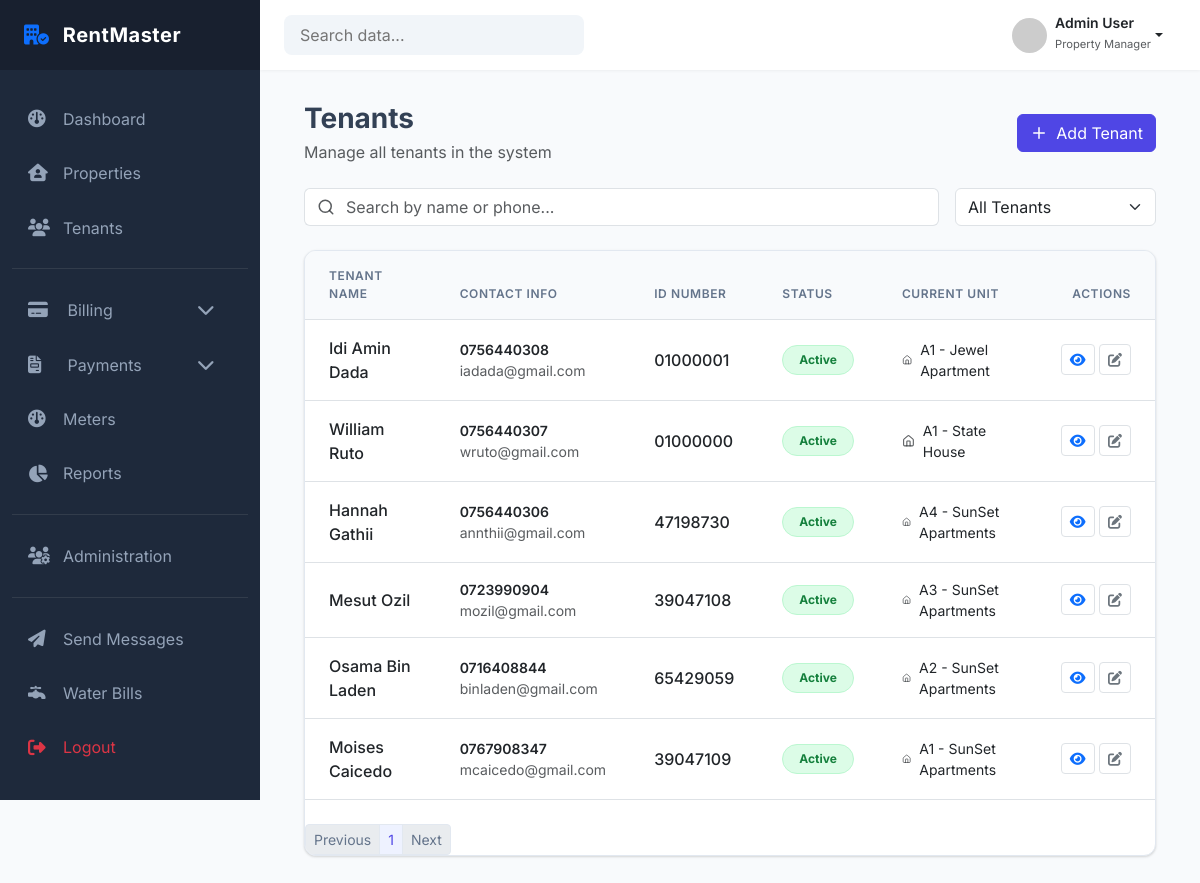
Page /tenants (signed in) on the earlier database version.
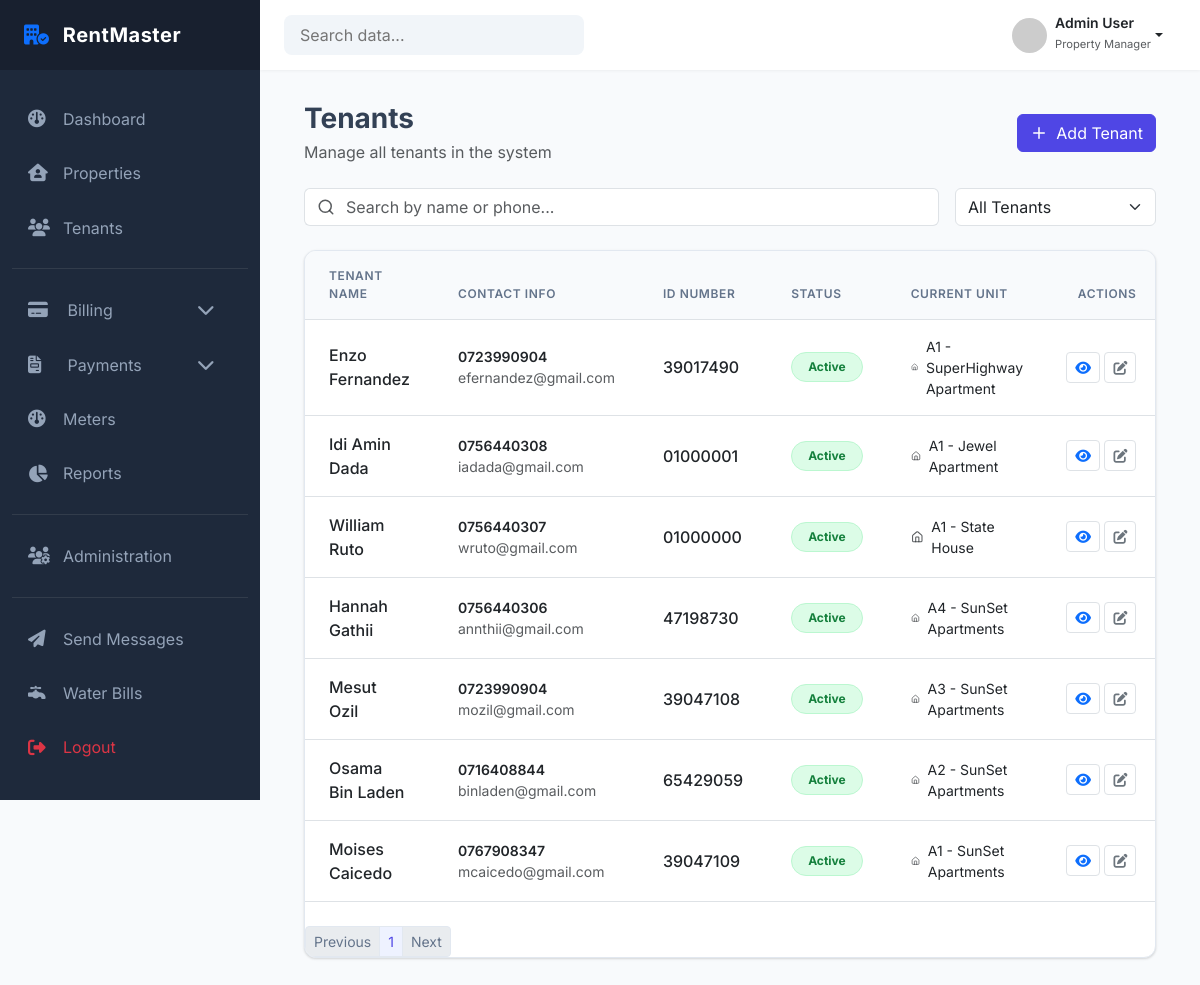
Same page on the later database version.
### tenants/models.py (models this page shows, shortened)
class Tenant(models.Model):
    first_name = models.CharField(max_length=100)
    last_name = models.CharField(max_length=100)
    landlord = models.ForeignKey(
        settings.AUTH_USER_MODEL,
        on_delete=models.PROTECT,
        limit_choices_to={"role": "LANDLORD"},
        related_name="tenants"
    )
    phone_number = models.CharField(max_length=20)
    email = models.EmailField(blank=True)
    id_number = models.CharField(max_length=50)
    date_of_birth = models.DateField(null=True, blank=True)
    is_active = models.BooleanField(default=True)
    created_at = models.DateTimeField(auto_now_add=True)
    created_by = models.ForeignKey(
        settings.AUTH_USER_MODEL,
        on_delete=models.PROTECT
    )
    class Meta:
        constraints = [
            UniqueConstraint(
                fields=["id_number", "landlord"],
                name="unique_id_per_landlord"
            ),
            UniqueConstraint(
                fields=["phone_number", "landlord"],
                name="unique_phone_per_landlord"
            )
        ]

### tenants/views.py (the view)
# urls.py: path('', views.tenant_list_view, name='tenant_list'),
def tenant_list_view(request):
    search_query = request.GET.get("q")
    status = request.GET.get("status")
    page_number = request.GET.get("page")
    tenants_qs = get_tenants_for_user(
        user=request.user,
        search_query=search_query,
        status=status
    )
    paginator = Paginator(tenants_qs, 10) # 10 per page
    page_obj = paginator.get_page(page_number)
    context = {
        "tenants": page_obj,
        "page_obj": page_obj,
    }
    if request.headers.get("HX-Request"):
        return render(request, "tenants/partials/tenant_table_rows.html", context)
    return render(request, "tenants/tenant_list.html", context)

### templates/tenants/tenant_list.html (shortened to what this page needs)
{% extends 'dashboard/base_dashboard.html' %}
{% load static %}
{% block extra_css %}
<link rel="stylesheet" href="{% static 'tenants/css/tenant_list.css' %}">
{% endblock %}
{% block content %}
<div class="container">
    <div class="row align-items-center mb-4">
    <div class="col-md-8">
        <h1 class="h3 fw-bold mb-1">Tenants</h1>
        <p class="text-muted mb-0">Manage all tenants in the system</p>
    </div>
    <div class="col-md-4 text-md-end mt-3 mt-md-0">
        <a href="{% url 'tenants:add_tenant' %}" class="btn btn-primary d-inline-flex align-items-center">
        <i
            data-lucide="plus"
            class="me-2"
            style="width: 18px; height: 18px"
        ></i>
        Add Tenant
        </a>
    </div>
    </div>
    <div class="row g-3 mb-4">
    <div class="col-md-9">
        <div class="input-group">
        <span class="input-group-text bg-white border-end-0">
            <i
            data-lucide="search"
            class="text-muted"
            style="width: 18px; height: 18px"
            ></i>
        </span>
        <input
            type="text"
            name="q"
            class="form-control border-start-0 ps-0"
            placeholder="Search by name or phone..."
            hx-get="{% url 'tenants:tenant_list' %}"
            hx-trigger="keyup changed delay:500ms"
            hx-target="#tenant-list-container"
            hx-swap="innerHTML"
            hx-include="[name='status']"
        />
        </div>
    </div>
    <div class="col-md-3">
        <select
        class="form-select"
        name="status"
        hx-get="{% url 'tenants:tenant_list' %}"
        hx-trigger="change"
        hx-target="#tenant-list-container"
        hx-swap="innerHTML"
        hx-include="[name='q']"
        >
            <option value="" selected>All Tenants</option>
        </select>
    </div>
    </div>
    <div class="card overflow-hidden" id="tenant-list-container">
        {% include "tenants/partials/tenant_table_rows.html" %}
    </div>
</div>
{% endblock %}

### templates/tenants/partials/tenant_table_rows.html (shortened to what the changed rows need)
<div class="table-responsive">
    <table class="table table-hover align-middle mb-0">
        <thead>
            <tr>
                <th class="px-4 py-3">Tenant Name</th>
                <th class="px-4 py-3">Contact Info</th>
                <th class="px-4 py-3">ID Number</th>
                <th class="px-4 py-3">Status</th>
                <th class="px-4 py-3">Current Unit</th>
                <th class="px-4 py-3 text-end">Actions</th>
            </tr>
        </thead>
        <tbody>
            {% for tenant in tenants %}
            <tr>
                <td class="px-4 py-3 fw-medium">{{ tenant.first_name }} {{ tenant.last_name }}</td>
                <td class="px-4 py-3">
                    <div class="small fw-semibold">{{ tenant.phone_number }}</div>
                    <div class="small text-muted">{{ tenant.email }}</div>
                </td>
                <td class="px-4 py-3 fw-medium">{{ tenant.id_number }}</td>
                <td class="px-4 py-3">
                    {% if tenant.has_active_tenancy %}
                    <span class="badge badge-active rounded-pill px-3 py-2"
                    >Active</span
                    >
                    {% else %}
                    <span class="badge badge-inactive rounded-pill px-3 py-2"
                    >Inactive</span
                    >
                    {% endif %}
                </td>
                <td class="px-4 py-3">
                    {% if tenant.current_unit_name %}
                    <div class="d-flex align-items-center small">
                    <i
                        data-lucide="home"
                        class="me-2 text-muted"
                        style="width: 14px; height: 14px"
                    ></i>
                    {{ tenant.current_unit_name }} - {{ tenant.current_property_name }}
                    </div>
                    {% else %}
                    <span class="text-muted">Not Assigned</span>
                    {% endif %}
                </td>
                <td class="pe-4 text-end">
                    <a href="#" class="btn btn-sm btn-white border text-primary" title="View">
                        <i class="fa-solid fa-eye"></i>
                    </a>
                    <a href="{% url 'tenants:edit_tenant' tenant.id %}" class="btn btn-sm btn-white border text-secondary" title="Edit">
                        <i class="fa-solid fa-pen-to-square"></i>
                    </a>
                </td>
            </tr>
            {% endfor %}
        </tbody>
    </table>
</div>
<div class="d-flex flex-column flex-md-row justify-content-between align-items-center mt-4">
    <nav>
        <ul class="pagination pagination-sm mb-0">
            {% for num in page_obj.paginator.page_range %}
                <li class="page-item {% if page_obj.number == num %}active{% endif %}">
                    <a
                        class="page-link"
                        hx-get="?page={{ num }}"
                        hx-target="#tenant-list-container"
                        hx-swap="innerHTML"
                        hx-include="[name='q'], [name='status']"
                    >
                        {{ num }}
                    </a>
                </li>
            {% endfor %}
        </ul>
    </nav>
</div>

Differences in the rows shown:
added Tenant: first_name "Enzo", last_name "Fernandez", phone_number "0723990904", email "efernandez@gmail.com", id_number "39017490", shows "Active", current_unit_name "A1", current_property_name "SuperHighway Apartment"
